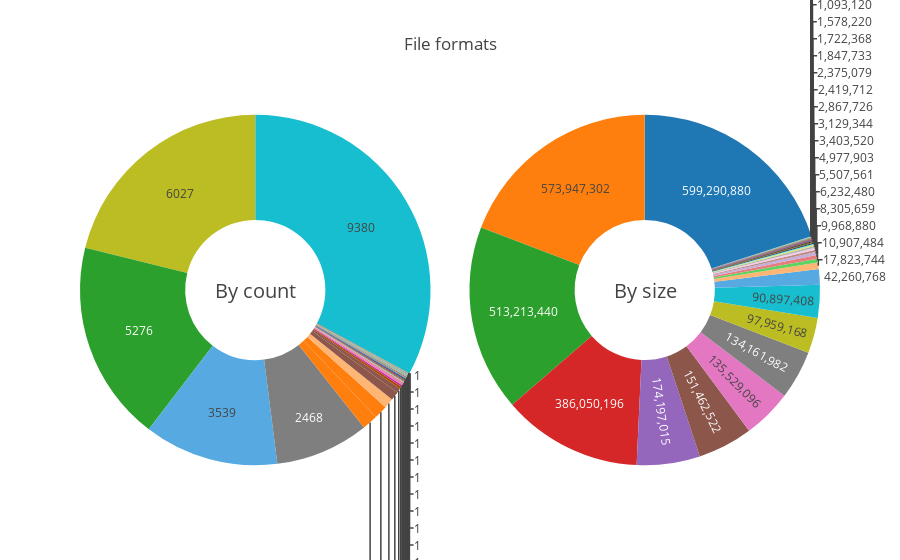

Notebook code cell kept with this figure:
### Markdown cell above
Now we're going to graph some data. Our semi-obvious first step is to make some pie charts of the format distribution. We'll do this by number of files and total file sizes.

### Code cell
import plotly.graph_objs as go
from plotly.offline import download_plotlyjs, init_notebook_mode, plot, iplot
init_notebook_mode(connected=True)

f_numbers  = unique_files['FORMAT_STRING'].value_counts(dropna=False)
sizes = unique_files.fillna('unidentified').groupby('FORMAT_STRING')['SIZE'].sum().sort_values(ascending=False)
sizes = sizes.reset_index()
f_numbers = f_numbers.reset_index()

fig = {
    "data": [{"values": sizes['SIZE'], "labels": sizes['FORMAT_STRING'], "hoverinfo": 'label+percent', "showlegend": False,
              "domain": {"column": 1}, "name": "Formats by size", "textinfo": 'value', "hole": .4, "type": "pie"},
            {"values": f_numbers['FORMAT_STRING'], "labels": f_numbers['index'], "hoverinfo": 'label+percent', "showlegend": False,
             "textinfo": 'value', "domain": {"column": 0}, "name": "Formats by size", 
             "textinfo": 'value', "hole": .4, "type": "pie"}], 
    "layout": {"legend": {"orientation": "h"},
               "title": "File formats",
               "grid": {"rows": 1, "columns": 2},
               "annotations": [
                   {"text": "By count", "x": 0.18, "y": 0.5, "font_size": 20, "showarrow": False},
                   {"text": "By size", "x": 0.81, "y": 0.5, "font_size": 20, "showarrow": False}]}}

iplot(fig, filename="formats")

### Figure 1 — Plotly figure (JSON) as saved in the notebook; plotly's stock layout.template omitted (floating-point values rounded to 4 significant figures)
{"data": [{"domain": {"column": 1}, "hole": 0.4, "hoverinfo": "label+percent", "labels": ["fmt/126 Microsoft Powerpoint Presentation 97-2003", "x-fmt/391 Exchangeable Image File Format (Compressed) 2.2", "fmt/40 Microsoft Word Document 97-2003", "x-fmt/92 Adobe Photoshop", "fmt/124 Encapsulated PostScript File Format 3", "x-fmt/390 Exchangeable Image File Format (Compressed) 2.1", "fmt/17 Acrobat PDF 1.3 - Portable Document Format 1.3", "fmt/950 MIME Email 1.0", "Unidentified", "x-fmt/65 Microsoft Word for Macintosh Document 5.0", "x-fmt/64 Microsoft Word for Macintosh Document 4.0", "fmt/61 Microsoft Excel 97 Workbook (xls) 8", "fmt/341 Macintosh PICT Image 2.0", "fmt/43 JPEG File Interchange Format 1.01", "fmt/44 JPEG File Interchange Format 1.02", "fmt/18 Acrobat PDF 1.4 - Portable Document Format 1.4", "fmt/1070 Preferred Executable Format", "fmt/20 Acrobat PDF 1.6 - Portable Document Format 1.6", "fmt/353 Tagged Image File Format", "fmt/116 Windows Bitmap 3.0", "fmt/412 Microsoft Word for Windows 2007 onwards", "fmt/61 Microsoft Excel 97 Workbook (xls) 8.0", "fmt/41 Raw JPEG Stream", "fmt/19 Acrobat PDF 1.5 - Portable Document Format 1.5", "fmt/39 Microsoft Word Document 6.0/95", "fmt/500 Internet Explorer for Mac cache file", "fmt/38 Microsoft Word for Windows Document 2.0", "x-fmt/410 Windows New Executable", "fmt/42 JPEG File Interchange Format 1.0", "fmt/50 Rich Text Format 1.5-1.6", "fmt/4 Graphics Interchange Format 89a", "fmt/892 Compound WordPerfect for Windows Document 6 onwards", "x-fmt/275 Microsoft Word for MS-DOS Document 5.0", "fmt/16 Acrobat PDF 1.2 - Portable Document Format 1.2", "x-fmt/236 WordStar for MS-DOS Document 5.5", "fmt/96 Hypertext Markup Language", "x-fmt/43 Wordperfect Secondary File 5.1/5.2", "fmt/899 Windows Portable Executable 32 bit", "x-fmt/45 Microsoft Word Document Template 97-2003", "fmt/111 OLE2 Compound Document Format", "fmt/45 Rich Text Format 1.0-1.4", "fmt/755 Microsoft Word Document Template (Password Protected) 97-2003", "x-fmt/205 WordStar for MS-DOS Document 5.0", "fmt/214 Microsoft Excel for Windows 2007 onwards", "x-fmt/1 Microsoft Word for Macintosh Document 3.0", "fmt/609 Microsoft Word (Generic) 6.0-2003", "x-fmt/18 Comma Separated Values", "x-fmt/354 SAP Document", "x-fmt/229 Intergraph Raster Image", "fmt/90 PCX 5", "fmt/879 Fortran", "fmt/210 Statistica Report File", "x-fmt/44 WordPerfect for MS-DOS/Windows Document 6.0", "x-fmt/89 Freelance File 1.0-2.1", "x-fmt/20 Adobe Illustrator 1.0 / 1.1", "fmt/37 Microsoft Word for Windows Document 1.0", "x-fmt/425 Generic Library File", "x-fmt/151 Micrografx Designer", "fmt/444 OpenDocument Database Format 1.1", "x-fmt/381 Dia Graphics Format", "x-fmt/156 Ventura Publisher", "fmt/212 Information or Setup File", "x-fmt/257 Microsoft Publisher 2002", "fmt/503 AppleDouble Resource Fork 2", "x-fmt/111 Plain Text File"], "name": "Formats by size", "showlegend": false, "textinfo": "value", "type": "pie", "uid": "238ed108-2aad-4a54-b2ca-66f0d332f782", "values": [599290880, 573947302, 513213440, 386050196, 174197015, 151462522, 135529096, 134161982, 97959168, 90897408, 42260768, 17823744, 10907484, 9968880, 8305659, 6232480, 5507561, 4977903, 3403520, 3129344, 2867726, 2419712, 2375079, 1847733, 1722368, 1578220, 1093120, 1057273, 996495, 705822, 601875, 535446, 451584, 386182, 321152, 318061, 317636, 294912, 251904, 228376, 197847, 185856, 180352, 70295, 64000, 33280, 32825, 24625, 19750, 15656, 13908, 10034, 6819, 6402, 4637, 2560, 1475, 1162, 864, 716, 644, 405, 322, 82, 8]}, {"domain": {"column": 0}, "hole": 0.4, "hoverinfo": "label+percent", "labels": ["x-fmt/65 Microsoft Word for Macintosh Document 5.0", "Unidentified", "fmt/40 Microsoft Word Document 97-2003", "x-fmt/64 Microsoft Word for Macintosh Document 4.0", "fmt/950 MIME Email 1.0", "fmt/892 Compound WordPerfect for Windows Document 6 onwards", "x-fmt/391 Exchangeable Image File Format (Compressed) 2.2", "fmt/61 Microsoft Excel 97 Workbook (xls) 8", "fmt/96 Hypertext Markup Language", "x-fmt/390 Exchangeable Image File Format (Compressed) 2.1", "fmt/61 Microsoft Excel 97 Workbook (xls) 8.0", "fmt/38 Microsoft Word for Windows Document 2.0", "x-fmt/43 Wordperfect Secondary File 5.1/5.2", "fmt/43 JPEG File Interchange Format 1.01", "fmt/44 JPEG File Interchange Format 1.02", "x-fmt/275 Microsoft Word for MS-DOS Document 5.0", "x-fmt/92 Adobe Photoshop", "fmt/39 Microsoft Word Document 6.0/95", "fmt/412 Microsoft Word for Windows 2007 onwards", "fmt/126 Microsoft Powerpoint Presentation 97-2003", "fmt/18 Acrobat PDF 1.4 - Portable Document Format 1.4", "fmt/500 Internet Explorer for Mac cache file", "x-fmt/229 Intergraph Raster Image", "fmt/879 Fortran", "fmt/116 Windows Bitmap 3.0", "fmt/17 Acrobat PDF 1.3 - Portable Document Format 1.3", "fmt/50 Rich Text Format 1.5-1.6", "fmt/111 OLE2 Compound Document Format", "x-fmt/236 WordStar for MS-DOS Document 5.5", "fmt/755 Microsoft Word Document Template (Password Protected) 97-2003", "x-fmt/45 Microsoft Word Document Template 97-2003", "fmt/124 Encapsulated PostScript File Format 3", "x-fmt/89 Freelance File 1.0-2.1", "x-fmt/354 SAP Document", "x-fmt/205 WordStar for MS-DOS Document 5.0", "x-fmt/381 Dia Graphics Format", "fmt/214 Microsoft Excel for Windows 2007 onwards", "fmt/45 Rich Text Format 1.0-1.4", "fmt/20 Acrobat PDF 1.6 - Portable Document Format 1.6", "fmt/4 Graphics Interchange Format 89a", "fmt/19 Acrobat PDF 1.5 - Portable Document Format 1.5", "fmt/41 Raw JPEG Stream", "fmt/210 Statistica Report File", "fmt/1070 Preferred Executable Format", "x-fmt/1 Microsoft Word for Macintosh Document 3.0", "fmt/16 Acrobat PDF 1.2 - Portable Document Format 1.2", "fmt/37 Microsoft Word for Windows Document 1.0", "x-fmt/18 Comma Separated Values", "fmt/90 PCX 5", "fmt/341 Macintosh PICT Image 2.0", "fmt/42 JPEG File Interchange Format 1.0", "x-fmt/111 Plain Text File", "fmt/212 Information or Setup File", "fmt/503 AppleDouble Resource Fork 2", "fmt/899 Windows Portable Executable 32 bit", "fmt/444 OpenDocument Database Format 1.1", "fmt/353 Tagged Image File Format", "x-fmt/410 Windows New Executable", "x-fmt/257 Microsoft Publisher 2002", "x-fmt/44 WordPerfect for MS-DOS/Windows Document 6.0", "x-fmt/20 Adobe Illustrator 1.0 / 1.1", "x-fmt/151 Micrografx Designer", "x-fmt/425 Generic Library File", "x-fmt/156 Ventura Publisher", "fmt/609 Microsoft Word (Generic) 6.0-2003"], "name": "Formats by size", "showlegend": false, "textinfo": "value", "type": "pie", "uid": "5b690518-41f3-469c-87df-133edf2db816", "values": [9380, 6027, 5276, 3539, 2468, 407, 358, 260, 233, 112, 66, 44, 39, 37, 29, 23, 22, 21, 20, 19, 19, 18, 12, 9, 8, 7, 7, 6, 5, 5, 5, 4, 4, 4, 3, 2, 2, 2, 2, 2, 2, 2, 2, 2, 2, 1, 1, 1, 1, 1, 1, 1, 1, 1, 1, 1, 1, 1, 1, 1, 1, 1, 1, 1, 1]}], "layout": {"annotations": [{"font": {"size": 20}, "showarrow": false, "text": "By count", "x": 0.18, "y": 0.5}, {"font": {"size": 20}, "showarrow": false, "text": "By size", "x": 0.81, "y": 0.5}], "grid": {"columns": 2, "rows": 1}, "legend": {"orientation": "h"}, "title": {"text": "File formats"}}}
